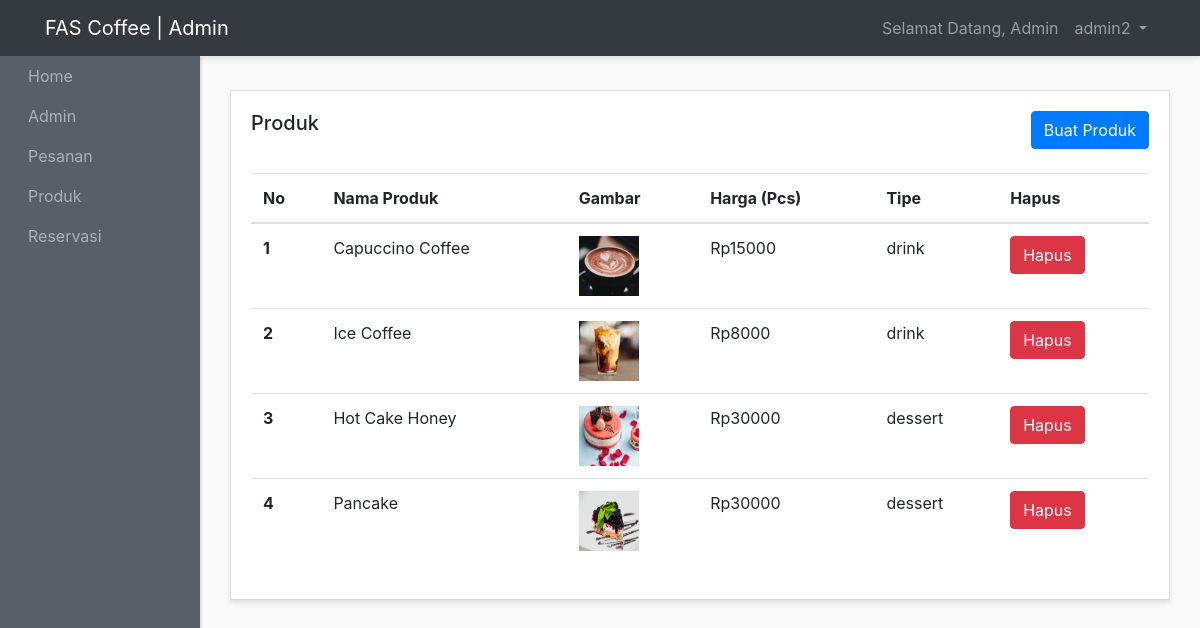
The app's page /admin-panel/products-admins/show-products.php (signed in) with its own data.
### tables this page shows
CREATE TABLE `products` (
  `id` int(10) NOT NULL,
  `name` varchar(200) NOT NULL,
  `image` varchar(200) NOT NULL,
  `description` text NOT NULL,
  `price` int(15) NOT NULL,
  `created_at` timestamp NOT NULL DEFAULT current_timestamp() ON UPDATE current_timestamp(),
  `type` varchar(200) NOT NULL
);

### admin-panel/products-admins/show-products.php (the view, shortened to what this page needs)
<?php require "../layouts/header.php"; ?>
<?php require "../../config/config.php"; ?>
<?php
  $products = $conn->query("SELECT * FROM products");
  $products->execute();
  $allProducts = $products->fetchAll(PDO::FETCH_OBJ);
?>
          <div class="row">
        <div class="col">
          <div class="card">
            <div class="card-body">
              <h5 class="card-title mb-4 d-inline">Produk</h5>
              <a  href="create-products.php" class="btn btn-primary mb-4 text-center float-right">Buat Produk</a>
              <table class="table">
                <thead>
                  <tr>
                    <th scope="col">No</th>
                    <th scope="col">Nama Produk</th>
                    <th scope="col">Gambar</th>
                    <th scope="col">Harga (Pcs)</th>
                    <th scope="col">Tipe</th>
                    <th scope="col">Hapus</th>
                  </tr>
                </thead>
                <tbody>
                  <?php foreach($allProducts as $products) : ?>
                    <tr>
                      <th scope="row"><?php echo $products->id; ?></th>
                      <td><?php echo $products->name; ?></td>
                      <td><img src="images/<?php echo $products->image; ?>" style="width: 60px; height: 60px"></td>
                      <td>Rp<?php echo $products->price; ?></td>
                      <td><?php echo $products->type; ?></td>
                      <td><a href="delete-products.php?id=<?php echo $products->id; ?>" class="btn btn-danger  text-center ">Hapus</a></td>
                    </tr>
                  <?php endforeach; ?>
                </tbody>
              </table>
            </div>
          </div>
        </div>
      </div>
<?php require "../layouts/footer.php"; ?>

### admin-panel/layouts/header.php (shortened to what this page needs)
?><!DOCTYPE html>
<html lang="en">
<head>
    <link href="http://maxcdn.bootstrapcdn.com/bootstrap/4.0.0/css/bootstrap.min.css" rel="stylesheet">
     <link href="<?php echo ADMINURL; ?>/styles/style.css" rel="stylesheet">
</head>
<body>
<div id="wrapper">
    <nav class="navbar header-top fixed-top navbar-expand-lg  navbar-dark bg-dark">
      <div class="container">
      <a class="navbar-brand" href="#">FAS Coffee | Admin</a>
      <div class="collapse navbar-collapse" id="navbarText">
        <?php if(isset($_SESSION['admin_name'])) : ?>
        <ul class="navbar-nav side-nav" >
          <li class="nav-item">
            <a class="nav-link" style="margin-left: 20px;" href="<?php echo ADMINURL; ?>">Home
            </a>
          </li>
          <li class="nav-item">
            <a class="nav-link" href="<?php echo ADMINURL; ?>/admins/admins.php" style="margin-left: 20px;">Admin</a>
          </li>
          <li class="nav-item">
            <a class="nav-link" href="<?php echo ADMINURL; ?>/orders-admins/show-orders.php" style="margin-left: 20px;">Pesanan</a>
          </li>
          <li class="nav-item">
            <a class="nav-link" href="<?php echo ADMINURL; ?>/products-admins/show-products.php" style="margin-left: 20px;">Produk</a>
          </li>
          <li class="nav-item">
            <a class="nav-link" href="<?php echo ADMINURL; ?>/bookings-admins/show-bookings.php" style="margin-left: 20px;">Reservasi</a>
          </li>
        </ul>
        <?php endif; ?>
        <ul class="navbar-nav ml-md-auto d-md-flex">
          <?php if(isset($_SESSION['admin_name'])) : ?>
            <li class="nav-item">
              <a class="nav-link" href="<?php echo ADMINURL; ?>">Selamat Datang, Admin
              </a>
            </li>
            <li class="nav-item dropdown">
              <a class="nav-link  dropdown-toggle" href="#" id="navbarDropdown" role="button" data-toggle="dropdown" aria-haspopup="true" aria-expanded="false">
                <?php echo $_SESSION['admin_name']; ?>
              </a>
            </li>
            <?php endif; ?>
        </ul>
      </div>
    </div>
    </nav>
    <div class="container-fluid">

### admin-panel/layouts/footer.php (shortened to what this page needs)
</div>
          </div>
</body>
</html>

### admin-panel/styles/style.css (style rules this page uses)
body { background:#f9f9f9; }
#wrapper { padding:90px 15px; }
.navbar-expand-lg .navbar-nav.side-nav { flex-direction: column; }
.card { margin-bottom: 15px; border-radius:0; box-shadow: 0 3px 5px rgba(0,0,0,.1); }
.header-top { box-shadow: 0 3px 5px rgba(0,0,0,.1) }
@media (min-width:992px) { #wrapper { margin-left: 200px;padding: 90px 15px 15px; } }
@media (min-width:992px) { .navbar-nav.side-nav { background: #585f66;box-shadow: 2px 1px 2px rgba(0,0,0,.1);position:fixed;top:56px;flex-direction: column!important;left:0;width:200px;overflow-y:auto;bottom:0;overflow-x:hidden;padding-bottom:40px } }

### records on screen
products: id "1", name "Capuccino Coffee", image (picture), price "15000", type "drink"
products: id "2", name "Ice Coffee", image (picture), price "8000", type "drink"
products: id "3", name "Hot Cake Honey", image (picture), price "30000", type "dessert"
products: id "4", name "Pancake", image (picture), price "30000", type "dessert"

### other values on screen
$_SESSION['admin_name'] "admin2"
